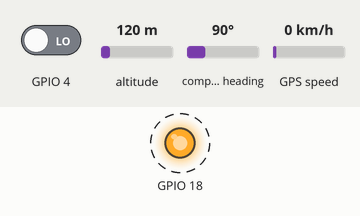
Recording of a program running on a simulated Raspberry Pi (BCM pin numbers). Parts: output pins drawn as LEDs (lit = HIGH). Dashed ring = blinking. The test bench sets the inputs (shaded band); at power-on: GPIO 4 LOW, altitude 120 m, compass heading 90°, GPS speed 0 km/h. The clock reads 2024-03-15 10:24:30 at power-on unless the program sets it; files the program writes start out absent; the GPS gets a fix after 3 s at 37.7749, -122.4194 with 8 satellites; threads take turns every 2 ms.

Above: at 0.1 s.
Timing chart, 0 to 3.0 s (numbered marks = the images above):
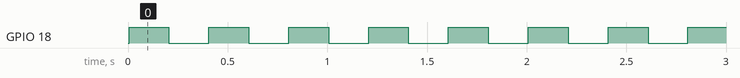

Measured:
- by itself, GPIO 18: alternates HIGH for 0.20 s and LOW for 0.20 s

The program:

app.py
```python
#!/usr/bin/python

import RPi.GPIO as GPIO
from serial import Serial
import time
import threading
import os
import sys

# BUTTON
BUTTON_GPIO_PIN = 4
SHORT_PRESS_TICKS = 5
LONG_PRESS_TICKS = 200
TICK_TIME = 0.01
DOWN = 0

# LED
LED_GPIO_PIN = 18
SLOW_FLASH_TIMES = [1,1]
FAST_FLASH_TIMES = [0.2,0.2]

# Global Navigation Satellite System (GNSS): GPS, GLONASS, Galileo, ...
BAUDRATE = 9600
PORT = '/dev/ttyAMA0'

class ButtonControl(threading.Thread):
	class ButtonPressStates():
		NOTPRESSED = 0
		SHORTPRESS = 1
		LONGPRESS = 2

	def __init__(self, gpio_pin):
		threading.Thread.__init__(self)
		self.gpio_pin = gpio_pin
		self.__current_state = self.ButtonPressStates.NOTPRESSED
		self.shortPressTicks = SHORT_PRESS_TICKS
		self.longPressTicks = LONG_PRESS_TICKS
		self.tickTime = TICK_TIME
		GPIO.setup(self.gpio_pin, GPIO.IN)

	def get(self):
		return GPIO.input(self.gpio_pin)

	def is_pressed(self):
		buttonPressed = False
		if GPIO.input(self.gpio_pin) == DOWN:
			buttonPressed = True
		return buttonPressed

	def run(self):
		self.__running = True
		self.__current_state = self.ButtonPressStates.NOTPRESSED

		while self.is_pressed():
			time.sleep(self.tickTime)

		while self.__running:
			while self.is_pressed() == False and self.__running:
				time.sleep(self.tickTime)
			ticks = 0
			while self.is_pressed() == True and self.__running:
				ticks += 1
				time.sleep(self.tickTime)
			if ticks > self.shortPressTicks and ticks < self.longPressTicks:
				self.__current_state = self.ButtonPressStates.SHORTPRESS
			if ticks >= self.longPressTicks:
				self.__current_state = self.ButtonPressStates.LONGPRESS
			time.sleep(0.5)

	def get_state(self):
		return self.__current_state

	def set_not_pressed(self):
		self.__current_state = self.ButtonPressStates.NOTPRESSED

	def stopController(self):
		self.__running = False

class GnssControl(threading.Thread):
	class GnssStates():
		STOP = 0
		PAUSE = 1
		RECORD = 2

	def __init__(self):
		threading.Thread.__init__(self)
		self.__running = False
		self.__current_state = self.GnssStates.STOP
		self.serialGnss = Serial()
		self.serialGnss.baudrate = BAUDRATE
		self.serialGnss.port = PORT
		self.serialGnss.timeout = 4
		self.serialGnss.open()
		self.fileDescriptor = open('/home/pi/track-%s.nmea' %time.strftime('%Y%m%d%H%M%S'), 'a')

	def set_stopped(self):
		self.__current_state = self.GnssStates.STOP
		self.__running = False
		self.fileDescriptor.close()

	def set_paused(self):
		self.__current_state = self.GnssStates.PAUSE

	def run(self):
		self.__running = True
		while self.__running:
			sentence = self.serialGnss.readline()
			sentenceStr = str(sentence)
			if self.__current_state == self.GnssStates.RECORD:
				if(sentence.find('$GP') > 0):
					self.fileDescriptor.write('{0:}'.format(sentenceStr))

	def set_recording(self):
		self.__current_state = self.GnssStates.RECORD

	def get_state(self):
		return self.__current_state

class LedControl():
	class LedStates():
		OFF = 0
		ON = 1
		SLOW_FLASH = 2
		FAST_FLASH = 3

	def __init__(self, gpio_pin):
		self.__current_state = self.LedStates.OFF
		self.__current_led_state = False
		self.gpio_pin = gpio_pin
		GPIO.setup(self.gpio_pin, GPIO.OUT)
		self.__set_off()

	def __set_off(self):
		self.__current_led_state = False
		GPIO.output(self.gpio_pin, False)

	def __set_on(self):
		self.__current_led_state = True
		GPIO.output(self.gpio_pin, True)

	def __flash(self, time_on, time_off):
		while ((self.get_state() == self.LedStates.SLOW_FLASH) or (self.get_state() == self.LedStates.FAST_FLASH)) :
			if self.__current_led_state == True:
				self.__set_off()
				time.sleep(time_off)
			else:
				self.__set_on()
				time.sleep(time_on)

	def set_on(self):
		self.__current_state = self.LedStates.ON
		self.__set_on()

	def set_off(self):
		self.__current_state = self.LedStates.OFF
		self.__set_off()

	def set_slow_flash(self):
		self.__current_state = self.LedStates.SLOW_FLASH
		self.__time_on = SLOW_FLASH_TIMES[0]
		self.__time_off = SLOW_FLASH_TIMES[1]
		self.__flashthread = threading.Thread(target=self.__flash, args=(self.__time_on, self.__time_off))
		self.__flashthread.start()

	def set_fast_flash(self):
		self.__current_state = self.LedStates.FAST_FLASH
		self.__time_on = FAST_FLASH_TIMES[0]
		self.__time_off = FAST_FLASH_TIMES[1]
		self.__flashthread = threading.Thread(target=self.__flash, args=(self.__time_on, self.__time_off))
		self.__flashthread.start()

	def get_state(self):
		return self.__current_state

if __name__ == "__main__":
	try:
		GPIO.setmode(GPIO.BCM)

		button = ButtonControl(BUTTON_GPIO_PIN)
		button.start()

		gnss = GnssControl()
		gnss.start()

		led = LedControl(LED_GPIO_PIN)
		led.set_fast_flash()

		while(button.get_state() != button.ButtonPressStates.LONGPRESS):
			if (button.get_state() == button.ButtonPressStates.SHORTPRESS):
				if(gnss.get_state() == gnss.GnssStates.STOP):
					led.set_on()
					gnss.set_recording()
				elif (gnss.get_state() == gnss.GnssStates.RECORD):
					led.set_slow_flash()
					gnss.set_paused()
				elif (gnss.get_state() == gnss.GnssStates.PAUSE):
					led.set_on()
					gnss.set_recording()
				button.set_not_pressed()

	except KeyboardInterrupt:
		print "User Cancelled (Ctrl C)"

	except:
		print "Unexpected error - ", sys.exc_info()[0], sys.exc_info()[1]
		raise

	finally:
		button.stopController()
		button.join()
		led.set_off()
		gnss.set_stopped()
		gnss.join()
		GPIO.cleanup()
```
